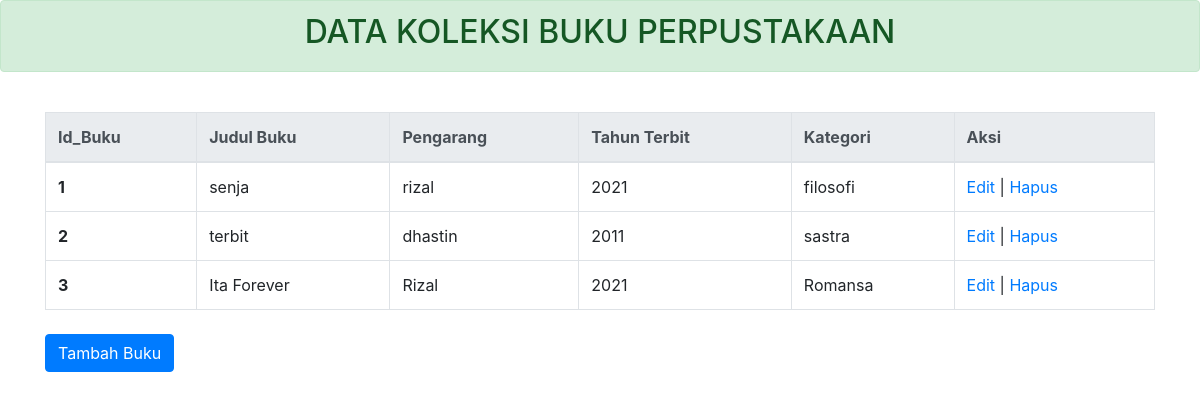
Before: / with the older database file.
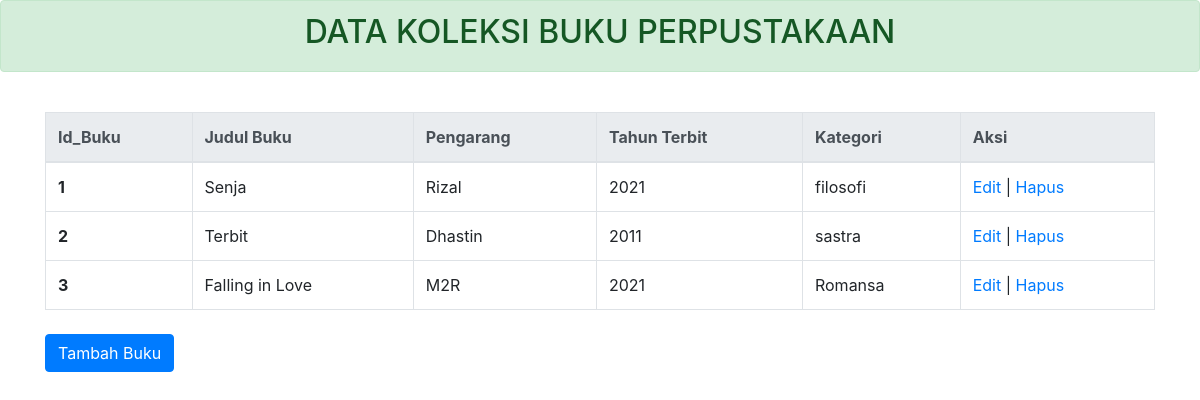
After: the same page with the newer database file.
### tables this page shows
CREATE TABLE `db_koleksibuku` (
  `id_buku` int(11) NOT NULL,
  `judul_buku` text DEFAULT NULL,
  `pengarang` text DEFAULT NULL,
  `tahun_terbit` int(11) DEFAULT NULL,
  `kategory` text DEFAULT NULL
);

### index.php (the view, shortened to what this page needs)
<?php
include_once ("koneksi.php");
$query= "SELECT * FROM db_koleksibuku";
$hasil= mysqli_query ($conn, $query);
 ?>
 <!DOCTYPE html>
 <html>
 <head>
 <link rel="stylesheet" href="https://maxcdn.bootstrapcdn.com/bootstrap/4.0.0/css/bootstrap.min.css"crossorigin="anonymous">
 </head>
 <body>
   <div class="alert alert-success text-center" role="alert">
     <h2>DATA KOLEKSI BUKU PERPUSTAKAAN</h2>
   </div>
   <div class="container">
 <br>
 <table class="table table-bordered">
 <thead class="thead-light">
 <tr>
 <th scope="col">Id_Buku</th>
 <th scope="col">Judul Buku</th>
 <th scope="col">Pengarang</th>
 <th scope="col">Tahun Terbit</th>
 <th scope="col">Kategori</th>
 <th scope="col">Aksi</th>
 </tr>
 </thead>
 <tbody>
 <?php while ($data=mysqli_fetch_array ($hasil)){ ?>
 <tr>
 <th scope="row"> <?php echo $data['id_buku']; ?>
</th>
 <td> <?php echo $data['judul_buku']; ?> </td>
 <td> <?php echo $data['pengarang']; ?> </td>
 <td> <?php echo $data['tahun_terbit']; ?> </td>
 <td> <?php echo $data['kategory']; ?> </td>
 <td><a href="ubahbuku.php?id=<?php echo $data['id_buku']?>"> Edit </a>|<a href="hapusbuku.php?id=<?php echo $data['id_buku'] ?>"> Hapus</a> </td>
</tr>
<?php } ?>
</tbody>
</table>
<h1 >
  <a href="tambahbuku.php" class="btn btn-primary mb-1 mt-1"><i class="fas fa-user-plus mr2"></i>Tambah Buku</a>
</h1>
</div>
</body>
</html>

Changed rows visible on the page:
changed db_koleksibuku "filosofi": judul_buku "senja" → "Senja"; pengarang "rizal" → "Rizal"
changed db_koleksibuku "sastra": judul_buku "terbit" → "Terbit"; pengarang "dhastin" → "Dhastin"
changed db_koleksibuku "Romansa": judul_buku "Ita Forever" → "Falling in Love"; pengarang "Rizal" → "M2R"
